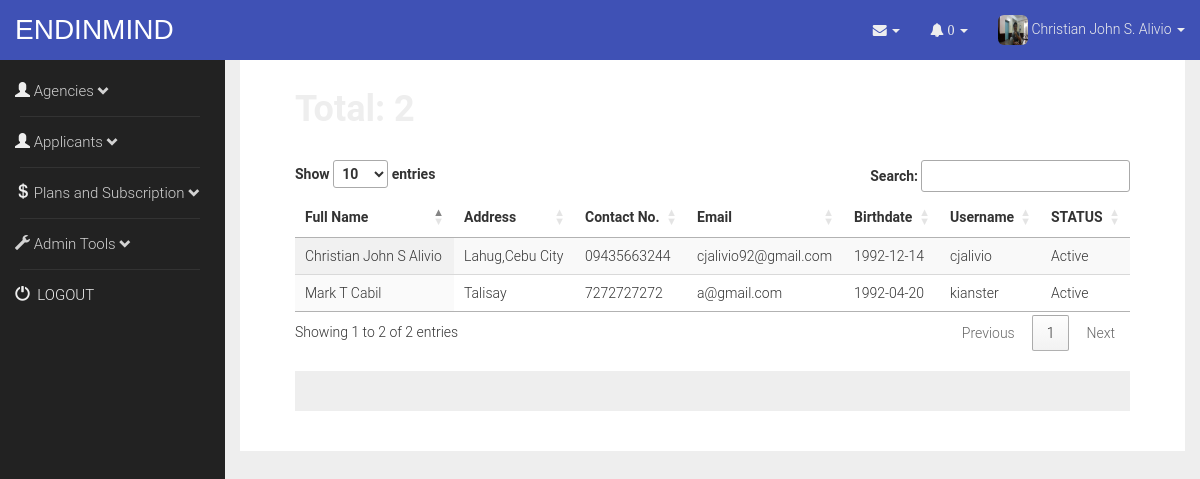
Screenshot of /admin/TREU.php (signed in) with the database file from the repository.
### tables this page shows
CREATE TABLE IF NOT EXISTS `enduser` (
  `euid` varchar(10) NOT NULL,
  `firstname` varchar(50) NOT NULL,
  `lastname` varchar(50) NOT NULL,
  `mi` varchar(1) NOT NULL,
  `address` varchar(50) NOT NULL,
  `contactno` varchar(20) NOT NULL,
  `email` varchar(50) NOT NULL,
  `username` varchar(50) NOT NULL,
  `password` varchar(50) NOT NULL,
  `image` varchar(50) DEFAULT NULL,
  `status` varchar(20) NOT NULL,
  `bdate` date NOT NULL,
  PRIMARY KEY (`euid`)
);

### admin/function.php (called while the page is built, shortened)
<?php
function database()
{
	$dbinfo = 'mysql://host=localhost;dbname=endinmind';
	$dbuser = 'root';
	$dbpass = '';
	return new PDO($dbinfo,$dbuser,$dbpass);
}
function admin($info)
{
	$db=database();
	$sql="SELECT * FROM admin WHERE id = ?";
	$st= $db->prepare($sql);
	$st->execute(array($info));
	$v = $st->fetch();
	return $v;
}
function notify_adminToagency(){
	$db = database();
	$sql = $db->prepare('select count(agencyid) as agency_pending from agency where status="pending" or status="NPaid"');
	$sql->execute();
	return $sql->fetchAll();
}
function activeuserlist()
{
	$db = database();
	$sql = "SELECT * FROM enduser";
	$st = $db->prepare($sql);
	$st->execute();
	$ag= $st->fetchAll();
	return $ag;
}
?>

### admin/TREU.php (the view, shortened to what this page needs)
<?php
require 'function.php';
$message='';
if(isset($_SESSION['islogin']))
{
$id=$_SESSION['id'];
$info=admin($id);
$ag=activeuserlist();
}
else
{
    header('location:../intro.php');
    exit;
}
    $noti = notify_adminToagency();
?>
<!DOCTYPE html>
<html lang="en">
<head>
<link href="../css/bootstrap.min.css" rel="stylesheet">
    <link href="../css/sb-admin.css" rel="stylesheet">
    <link href="css/admin.css" rel="stylesheet">
     <link href="../font-awesome/css/font-awesome.min.css" rel="stylesheet" type="text/css">
<link rel="stylesheet" type="text/css" href="//cdn.datatables.net/1.10.8/css/jquery.dataTables.css">
</head>
<body>
    <div id="wrapper">
          <?php include ('nav.php'); ?>
  <?php include ('sidebar-admin.php'); ?>
        <div id="page-wrapper">
            <div class="container-fluid">
            <div style="margin:30px;">
                  <h1> <b>Total:  <?php echo count($ag);?></b></h1>
            <?php if($ag){?>
             <div class = "table-responsive">
                  <table class="table table-striped table-hover ">
                <table id="table_id" class="display">
            <thead>
          <tr>
            <th>Full Name</th>
            <th>Address</th>
            <th>Contact No.</th>
            <th>Email</th>
           <th>Birthdate</th>
           <th>Username</th>
           <th>STATUS</th>
              </tr>
            </thead>
        <tbody>
            <?php foreach($ag as $a){?>
          <tr>
             <td><?php echo $a['firstname']." ".$a['mi']." ".$a['lastname'];?> </td>
            <td><?php echo $a['address'];?></td>
            <td><?php echo $a['contactno'];?></td>
            <td><?php echo $a['email'];?></td>
            <td><?php echo $a['bdate'];?></td>
            <td><?php echo $a['username'];?></td>
            <td><?php echo $a['status'];?></td>
          </tr>
          <?php }?>
            </tbody>
      </table>
<?php }
else {
$message = "Showing Statistics";
}?>
 <div style="background-color: #eee; color:black; padding: 20px; text-align:center; font-size:200%; margin-top: 20px;">
<?php echo $message; ?></div>
</body>
</html>

### admin/nav.php (shortened to what this page needs)
<nav class="navbar navbar-inverse navbar-fixed-top" role="navigation">
    <div class="navbar-header">
       <a style = "color:#fff; font-size:28px; font-family:helvetica;" class="navbar-brand" href="landing.php">ENDINMIND</a>
    </div>
    <ul class="nav navbar-right top-nav">
        <li class="dropdown">
            <a style="color:#eee; padding-top: 20px; padding-bottom:20px; " href="#" class="dropdown-toggle" data-toggle="dropdown"><i class="fa fa-envelope"></i> <b class="caret"></b></a>
        </li>
        <li class="dropdown">
            <a style="color:#eee; padding-top: 20px; padding-bottom:20px; " href="#" class="dropdown-toggle" data-toggle="dropdown"  class="badge"> <i class="fa fa-bell"> <?php echo $noti[0]['agency_pending'];?></i>  <b class="caret"></b></a>
        </li>
        <li class="dropdown">
            <a style = "color:#eee;" href="#" class="dropdown-toggle" data-toggle="dropdown"> <img class="img-rounded" width="30" height="30" src="files/<?php echo $info['image'];?>" />
  <?php echo $info['name']; ?> <b class="caret"></b></a>
        </li>
    </ul>
</nav>

### admin/sidebar-admin.php (shortened to what this page needs)
<!DOCTYPE html>
<html lang="en">
<head>
    <link href="../css/bootstrap.min.css" rel="stylesheet">
    <link href="../css/sb-admin.css" rel="stylesheet">
    <link rel="stylesheet" type="text/css" href="dist/css/material.css">
    <link rel="stylesheet" type="text/css" href="dist/css/material.min.css">
    <link href="css/admin.css" rel="stylesheet">
     <link href="../font-awesome/css/font-awesome.min.css" rel="stylesheet" type="text/css">
</head>
            <div class="collapse navbar-collapse navbar-ex1-collapse">
                <ul class="nav navbar-nav side-nav">
                    <li style="margin-top:15px;" class = "">
                        <a style = "color:#D3D3D3; font-size: 15px;" href="javascript:;" data-toggle="collapse" data-target="#demo"><i style="color:#eee;" class = "glyphicon glyphicon-user"></i> Agencies <i style = "font-size:12px" class="glyphicon glyphicon-chevron-down"></i></a>
                    </li>
                          <li>
                       <div style = "margin-left:20px;height:1px;width:180px;background:#333"></div>
                    </li>
                     <li class = "">
                        <a style = "color:#D3D3D3; font-size: 15px;" href="javascript:;" data-toggle="collapse" data-target="#demo1"><i style="color:#eee;" class = "glyphicon glyphicon-user"></i> Applicants <i style = "font-size:12px" class="glyphicon glyphicon-chevron-down"></i></a>
                    </li>
                          <li>
                       <div style = "margin-left:20px;height:1px;width:180px;background:#333"></div>
                    </li>
                <li class = "">
                        <a style = "color:#D3D3D3; font-size: 15px;" href="javascript:;" data-toggle="collapse" data-target="#demo2"><i style="color:#eee;" class = "glyphicon glyphicon-usd"></i> Plans and Subscription <i style = "font-size:12px" class="glyphicon glyphicon-chevron-down"></i></a>
                    </li>
					<li>
                       <div style = "margin-left:20px;height:1px;width:180px;background:#333"></div>
                    </li>
          <li class = "">
             <a style = "color:#D3D3D3; font-size: 15px;" href="javascript:;" data-toggle="collapse" data-target="#admintools"><i class = "glyphicon glyphicon-wrench"></i> Admin Tools <i style = "font-size:12px" class="glyphicon glyphicon-chevron-down"></i></a>
         </li>
            <li>
                       <div style = "margin-left:20px;height:1px;width:180px;background:#333"></div>
                    </li>
                     <li>
                     <a title = "Personal Process" style = "color:#eee ; font-size: 15px;" href="logoutadmin.php"><i class ="glyphicon glyphicon-off"></i>&nbsp;   LOGOUT</a>
                 </li>
			    </ul>

### css/sb-admin.css (style rules this page uses)
body { margin-top: 100px; background-color: #fff; }
@media (min-width:768px) { body { margin-top: 50px; } }
#wrapper { padding-left: 0; }
#page-wrapper { width: 100%; padding: 0; background-color: #fff; }
@media (min-width:768px) { #wrapper { padding-left: 225px; } }
@media (min-width:768px) { #page-wrapper { padding: 10px; } }
.top-nav { padding: 0 15px; }
.top-nav>li { display: inline-block; float: left; }
.top-nav>li>a { padding-top: 15px; padding-bottom: 15px; line-height: 20px; color: #999; }
@media (min-width:768px) { .side-nav { position: fixed; top: 51px; left: 225px; width: 225px; margin-left: -225px; border: none; border-radius: 0; overflow-y: auto; background-color: #222; bottom: 0; overflow-x: hidden; padding-bottom: 40px; } }
@media (min-width:768px) { .side-nav>li>a { width: 225px; } }

### admin/css/admin.css (style rules this page uses)
h1 { color: #EEEEEE; }

### rows the page displays
enduser: firstname "Christian John", mi "S", lastname "Alivio", address "Lahug,Cebu City", contactno "09435663244", email "cjalivio92@gmail.com", bdate "1992-12-14", username "cjalivio", status "Active"
enduser: firstname "Mark", mi "T", lastname "Cabil", address "Talisay", contactno "7272727272", email "a@gmail.com", bdate "1992-04-20", username "kianster", status "Active"

### other values shown
$noti[0]['agency_pending'] "0"
$info['name'] "Christian John S. Alivio"
